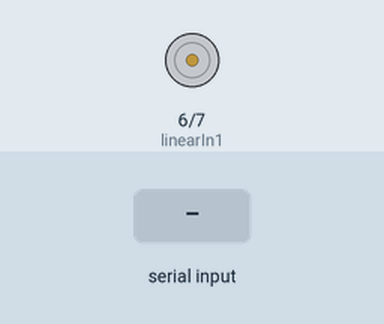
Simulated run of this sketch. Board: Arduino Uno, built with avr-gcc and run on an emulated ATmega328P. Parts: motor-driver pin pairs drawn as motors (green arrow = first pin HIGH = forward, orange = second pin HIGH = backward, longer = more drive). Inputs (shaded band) come from the test bench. What the sketch prints to the serial monitor is not drawn.

Above: at 1.2 s.
1.3 s: "888\n" received over Serial
At 2.6 s:
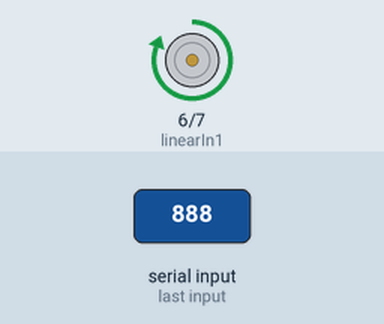
Timing chart, 0 to 15.8 s (numbered marks = the images above; inputs shaded):
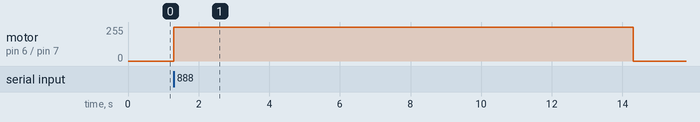

The sketch:

Lenear.ino
```cpp
// ======================리니어모터===========================

const int linearIn1 = 6;
const int linearIn2 = 7;

void setup() {
  Serial.begin(115200);
  pinMode(linearIn1, OUTPUT);
  pinMode(linearIn2, OUTPUT);

  Serial.println("--- 리니어 모터 제어 ---");
  Serial.println("888: 전진 (5초)");
  Serial.println("777: 후진 (5초)");
}

void loop() {
  if (Serial.available() > 0) {
    int cmd = Serial.parseInt();

    if (cmd == 888) {
      Serial.println("전진 시작...");
      digitalWrite(linearIn1, HIGH); // 전진 신호
      digitalWrite(linearIn2, LOW);
      delay(13000);
      stopMotor();
      Serial.println("전진 완료.");
    }
    else if (cmd == 777) {
      Serial.println("후진 시작...");
      digitalWrite(linearIn1, LOW);  // 후진 신호
      digitalWrite(linearIn2, HIGH);
      delay(13000);
      stopMotor();
      Serial.println("후진 완료.");
    }

  }
}

void stopMotor() {
  digitalWrite(linearIn1, LOW);
  digitalWrite(linearIn2, LOW);
}
```

Measured:
- after the input at 1.3 s, motor on pin 6 (linearIn1) / pin 7 (linearIn2): stopped → forward 255/255 at once, → stopped 13.0 s later
